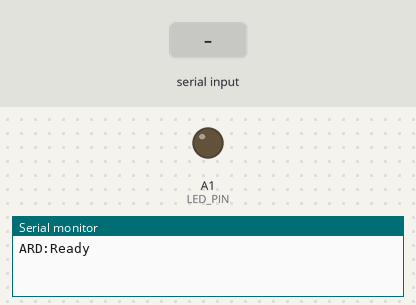
Recording of a sketch running on a simulated Arduino Uno, built with avr-gcc and run on an emulated ATmega328P. Shown: output pins drawn as LEDs (lit = HIGH), the last lines printed to the serial monitor. Inputs (shaded band) come from the test bench.

Above: at 2.7 s.
2.8 s: "APR+1\n" received over the second serial link
At 3.1 s:
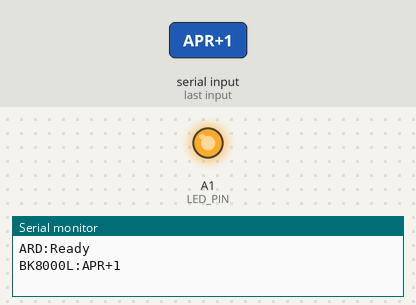
4.3 s: "APR+0\n" received over the second serial link
At 5.5 s:
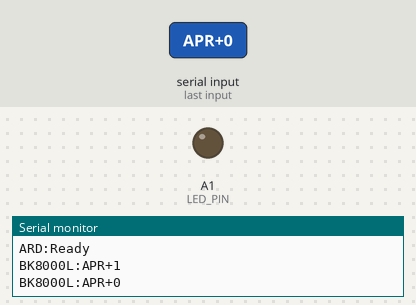
Timing chart, 0 to 7.3 s (numbered marks = the images above; inputs shaded):
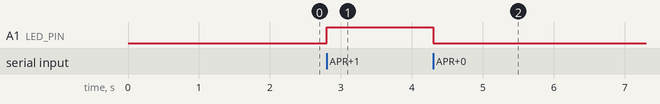

Measured:
- after the input at 2.8 s, A1 (LED_PIN): LOW → HIGH at once
- after the input at 4.3 s, A1 (LED_PIN): HIGH → LOW at once

The sketch:

BK8000L_SPP.ino
```cpp
#include <AltSoftSerial.h>

#define LED_PIN A1

AltSoftSerial altSerial;

//AltSoftSerial rxPin = D8
//AltSoftSerial txPin = D9

String line;

void setup() {
    Serial.begin(9600); // opens serial port, sets data rate to 9600 bps
    while (!Serial);

    altSerial.begin(9600);

    pinMode(LED_PIN, OUTPUT);

    delay(1500);
    altSerial.print("APT+SPP8888\r\n");

    Serial.println("ARD:Ready");
}

void loop() {

    char c;

    if (Serial.available()) {
        c = Serial.read();
        altSerial.print(c);
    }
    if (altSerial.available()) {
        c = altSerial.read();
        //Serial.print(c);

        if(c != '\n'){
            line += c;
        } else {
            // end of line

            Serial.print("BK8000L:");
            Serial.println(line);
            checkCmd(line);

            line = "";
        }
    }
}

void checkCmd(String cmd){
    if(cmd.startsWith("APR+1")){
        digitalWrite(LED_PIN, HIGH);

    } else if(cmd.startsWith("APR+0")) {
        digitalWrite(LED_PIN, LOW);
    }
}
```
